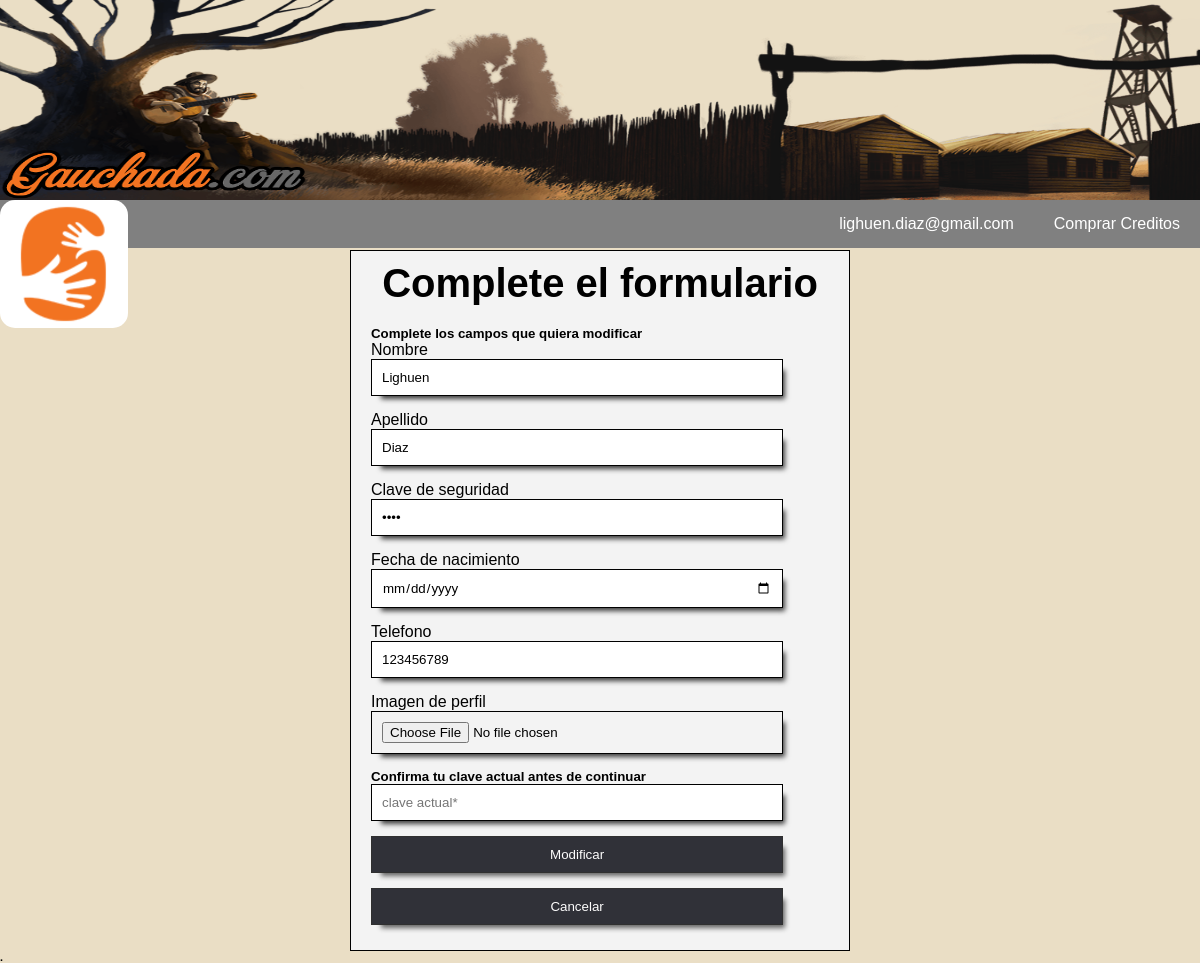
The page /php/usuarios/modificar.php (signed in) on the database as committed earlier.
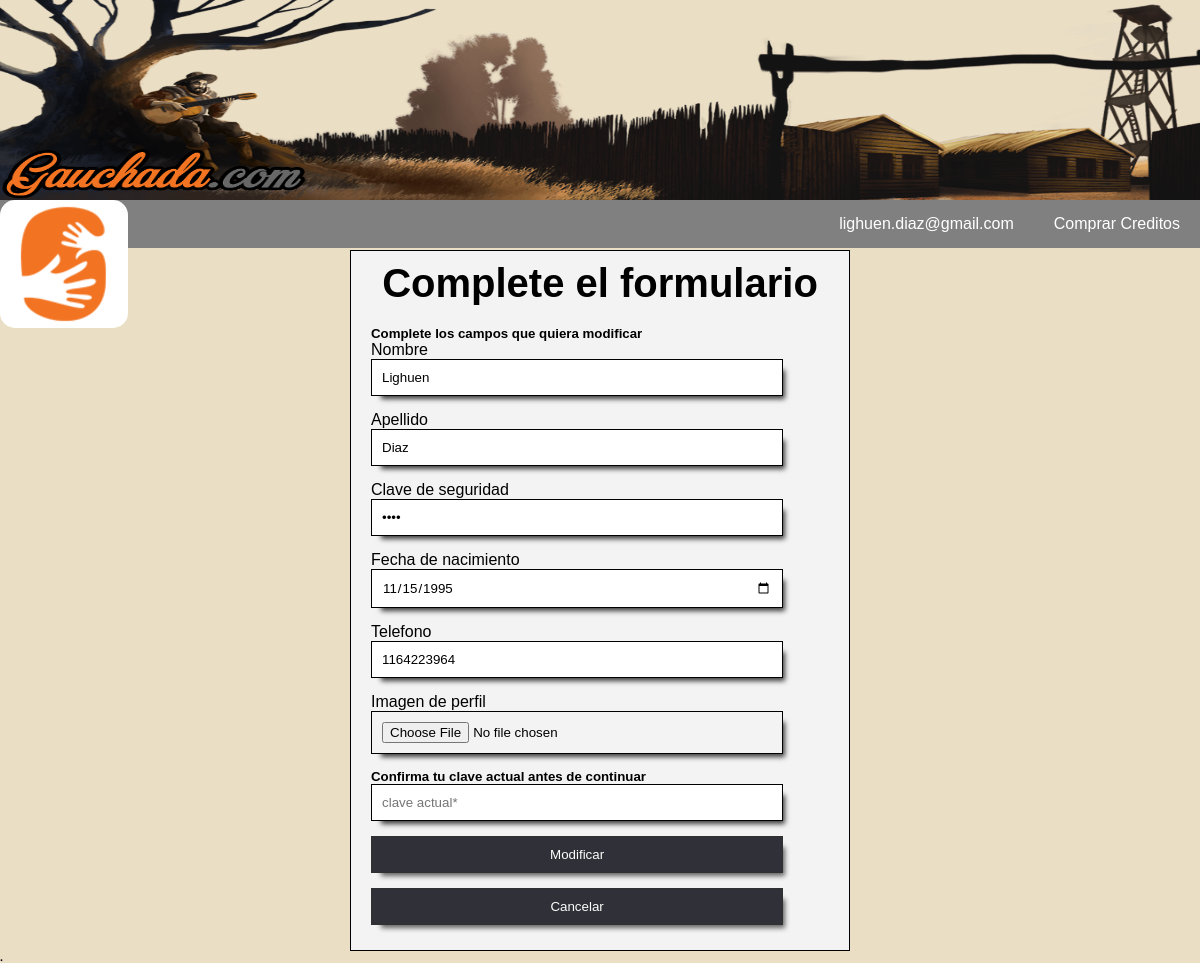
The same page on the database as committed later.
### tables this page shows
CREATE TABLE `usuarios` (
  `id_usuario` int(10) NOT NULL,
  `email` varchar(40) NOT NULL,
  `clave` varchar(20) NOT NULL,
  `nombre` varchar(20) NOT NULL,
  `apellido` varchar(20) NOT NULL,
  `nacimiento` date NOT NULL,
  `telefono` int(15) NOT NULL,
  `creditos` int(10) NOT NULL DEFAULT '1',
  `puntos` int(10) NOT NULL DEFAULT '0',
  `baneado` tinyint(1) NOT NULL DEFAULT '0',
  `adeuda` int(10) NOT NULL DEFAULT '0',
  `foto` mediumblob NOT NULL,
  `extension` varchar(10) NOT NULL
);

### php/usuarios/modificar.php (the view, shortened to what this page needs)
<?php
	include("../menu.php");
?>
<head>
</head>
<body>
<?php
    $user = "SELECT * FROM usuarios  WHERE id_usuario='$_SESSION[usuario]'";
    $resultado = mysqli_query($conexion, $user);
    $usuario = mysqli_fetch_assoc($resultado);
?>
<form action='/php/usuarios/enviarmodificacion.php' method='POST' class='formulario' enctype="multipart/form-data" onsubmit="return validaremail();" oninput="return validartelefono();">
	<h1>Complete el formulario</h1>
  <h5>Complete los campos que quiera modificar</h5>
    <label>Nombre</label>
    <input type='text' maxlength="20" id="nombre" name='nombre' value='<?php echo $usuario['nombre']?>' required>
    <label>Apellido</label>
    <input type='text' maxlength="20" id="apellido" name='apellido' value='<?php echo $usuario['apellido']?>' required>
    <label>Clave de seguridad</label>
    <input type='password' maxlength="20" id="clave" name='clave' value='<?php echo $usuario['clave']?>' required>
    <label>Fecha de nacimiento</label>
    <input type="date" name="fecha" max="2017-06-01"  value="<?php echo $usuario['nacimiento']?>">
    <label>Telefono</label>
    <input type='text' maxlength="15" id="telefono" name='telefono' value='<?php echo $usuario['telefono']?>' required>
    <label>Imagen de perfil</label>
    <input type='file' name='imagen' accept="image/png, image/jpg, image/jpeg">
    <h5>Confirma tu clave actual antes de continuar</h5>
    <input type='password' maxlength="20" id="clave" name='claveold' placeholder='clave actual*' required>
    <input type='submit' value='Modificar'>
    <input type='reset' value='Cancelar'>
</form>
<h6>.</h6>
</body>
</html>

### php/menu.php (shortened to what this page needs)
<head>
    <link rel="stylesheet" href="/css/menu.css">
</head>
<header>
    <IMG class="banner" SRC="/img/ban1(new).jpg">
    <a href="/index.php"><IMG class="logo" SRC="/img/logo.png"></a>
    <nav class="menu">
        <ul class= "accesos">
            <?php
                include('conexion.php');
                if(isset($_SESSION['estado']) && $_SESSION['estado']=='logeado'){
                    $userid = $_SESSION['usuario'];
                    $conuser = "SELECT * FROM usuarios WHERE id_usuario='$userid'";
                    $resuser = mysqli_query($conexion, $conuser);
                    $varuser= mysqli_fetch_assoc($resuser);
            ?>
                <li class='submenu'><a href="/php/usuarios/miperfil.php"><?php echo $varuser['email']; ?></a>
                </li>
                <li><a href="/php/comprar.php?usid=<?php echo $userid; ?>">Comprar Creditos</a></li>
            <?php   }
                else { ?>
                    <li><a href="/php/usuarios/iniciar.php">Ingresar</a></li>
                    <li><a href="/php/usuarios/registro.php">Registrarse</a></li>
            <?php  }
            ?>
        </ul>
    </nav>
</header>

### css/menu.css (style rules this page uses)
body { background: #EADEC5; }
* { margin:0; padding:0; box-sizing: border-box; font-family: sans-serif; }
.banner { position: absolute; top: 0px; width: 100%; height: 200px; }
.menu { position: absolute; background: grey; top: 200px; width: 100%; }
.logo { position: absolute; top:200px; background: white; border-radius: 15px; left: 0px; z-index: 10; }
.menu ul { float: right; background: grey; display: flex; list-style: none; }
.menu a { display: block; padding: 15px 20px; color: #fff; text-decoration: none; }
.formulario { margin: auto; margin-top: 250px; width: 500px; max-width: 500px; background: #F3F3F3; padding: 10px 20px; box-sizing:border-box; border: 1px solid rgba(0,0,0,2); color:black; }
.formulario h1 { text-align: center; margin: 0; font-size:40px; margin-bottom: 20px; }
.formulario input { display: block; width: 90%; padding: 10px; margin-bottom: 15px; box-shadow: 6px 7px 5px -4px rgba(0,0,0,0.75); border: 1px solid #000000; }
.formulario input[type="submit"] { background: rgba(0,1,10,2); color: white; opacity: 0.8; cursor: pointer; }
.formulario input[type="reset"] { background: rgba(0,1,10,2); color: white; opacity: 0.8; cursor: pointer; }

Rows that differ between the two databases and show on the page:
changed usuarios "lighuen.diaz@gmail.com": fecha (not shown) → "11/15/1995"; telefono "123456789" → "1164223964"
